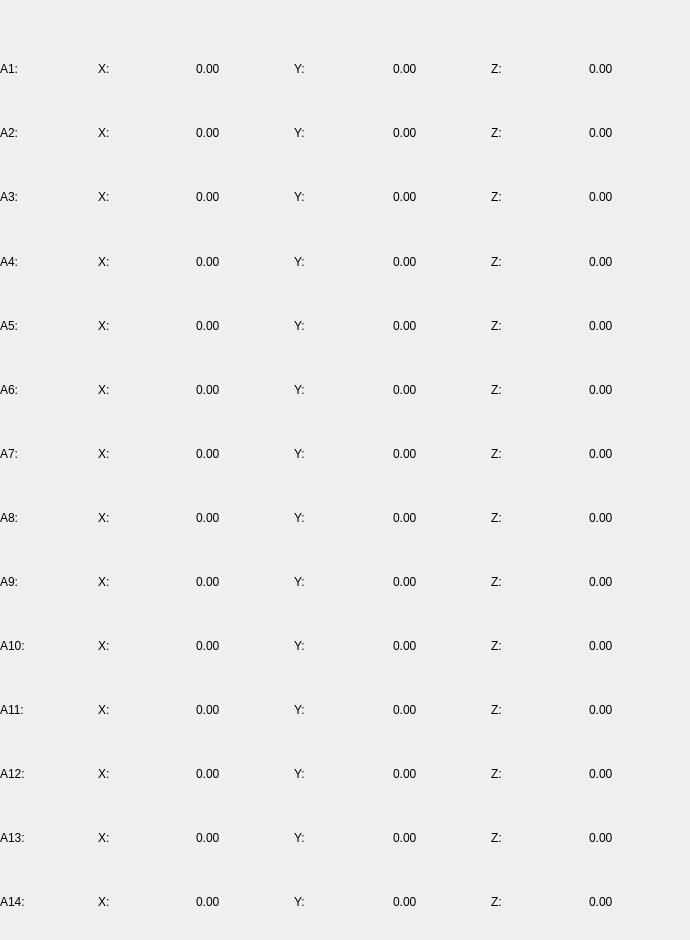
          <widget class="QWidget" name="page_3">
           <widget class="QWidget" name="layoutWidget">
            <property name="geometry">
             <rect>
              <x>0</x>
              <y>40</y>
              <width>681</width>
              <height>891</height>
             </rect>
            </property>
            <layout class="QVBoxLayout" name="verticalLayout_53">
             <item>
              <layout class="QVBoxLayout" name="verticalLayout_51">
               <item>
                <layout class="QHBoxLayout" name="horizontalLayout_109">
                 <item>
                  <widget class="QLabel" name="label_241">
                   <property name="text">
                    <string>A1:</string>
                   </property>
                  </widget>
                 </item>
                 <item>
                  <widget class="QLabel" name="label_250">
                   <property name="text">
                    <string>X:</string>
                   </property>
                  </widget>
                 </item>
                 <item>
                  <widget class="QLabel" name="A101_pos_X_5">
                   <property name="text">
                    <string>0.00</string>
                   </property>
                  </widget>
                 </item>
                 <item>
                  <widget class="QLabel" name="label_251">
                   <property name="text">
                    <string>Y:</string>
                   </property>
                  </widget>
                 </item>
                 <item>
                  <widget class="QLabel" name="A101_pos_Y_5">
                   <property name="text">
                    <string>0.00</string>
                   </property>
                  </widget>
                 </item>
                 <item>
                  <widget class="QLabel" name="label_252">
                   <property name="text">
                    <string>Z:</string>
                   </property>
                  </widget>
                 </item>
                 <item>
                  <widget class="QLabel" name="A101_pos_Z_5">
                   <property name="text">
                    <string>0.00</string>
                   </property>
                  </widget>
                 </item>
                </layout>
               </item>
               <item>
                <layout class="QHBoxLayout" name="horizontalLayout_110">
                 <item>
                  <widget class="QLabel" name="label_253">
                   <property name="text">
                    <string>A2:</string>
                   </property>
                  </widget>
                 </item>
                 <item>
                  <widget class="QLabel" name="label_254">
                   <property name="text">
                    <string>X:</string>
                   </property>
                  </widget>
                 </item>
                 <item>
                  <widget class="QLabel" name="A101_pos_X_6">
                   <property name="text">
                    <string>0.00</string>
                   </property>
                  </widget>
                 </item>
                 <item>
                  <widget class="QLabel" name="label_255">
                   <property name="text">
                    <string>Y:</string>
                   </property>
                  </widget>
                 </item>
                 <item>
                  <widget class="QLabel" name="A101_pos_Y_6">
                   <property name="text">
                    <string>0.00</string>
                   </property>
                  </widget>
                 </item>
                 <item>
                  <widget class="QLabel" name="label_256">
                   <property name="text">
                    <string>Z:</string>
                   </property>
                  </widget>
                 </item>
                 <item>
                  <widget class="QLabel" name="A101_pos_Z_6">
                   <property name="text">
                    <string>0.00</string>
                   </property>
                  </widget>
                 </item>
                </layout>
               </item>
               <item>
                <layout class="QHBoxLayout" name="horizontalLayout_111">
                 <item>
                  <widget class="QLabel" name="label_257">
                   <property name="text">
                    <string>A3:</string>
                   </property>
                  </widget>
                 </item>
                 <item>
                  <widget class="QLabel" name="label_258">
                   <property name="text">
                    <string>X:</string>
                   </property>
                  </widget>
                 </item>
                 <item>
                  <widget class="QLabel" name="A101_pos_X_9">
                   <property name="text">
                    <string>0.00</string>
                   </property>
                  </widget>
                 </item>
                 <item>
                  <widget class="QLabel" name="label_259">
                   <property name="text">
                    <string>Y:</string>
                   </property>
                  </widget>
                 </item>
                 <item>
                  <widget class="QLabel" name="A101_pos_Y_9">
                   <property name="text">
                    <string>0.00</string>
                   </property>
                  </widget>
                 </item>
                 <item>
                  <widget class="QLabel" name="label_260">
                   <property name="text">
                    <string>Z:</string>
                   </property>
                  </widget>
                 </item>
                 <item>
                  <widget class="QLabel" name="A101_pos_Z_9">
                   <property name="text">
                    <string>0.00</string>
                   </property>
                  </widget>
                 </item>
                </layout>
               </item>
               <item>
                <layout class="QHBoxLayout" name="horizontalLayout_107">
                 <item>
                  <widget class="QLabel" name="label_237">
                   <property name="text">
                    <string>A4:</string>
                   </property>
                  </widget>
                 </item>
                 <item>
                  <widget class="QLabel" name="label_238">
                   <property name="text">
                    <string>X:</string>
                   </property>
                  </widget>
                 </item>
                 <item>
                  <widget class="QLabel" name="A101_pos_X_4">
                   <property name="text">
                    <string>0.00</string>
                   </property>
                  </widget>
                 </item>
                 <item>
                  <widget class="QLabel" name="label_239">
                   <property name="text">
                    <string>Y:</string>
                   </property>
                  </widget>
                 </item>
                 <item>
                  <widget class="QLabel" name="A101_pos_Y_4">
                   <property name="text">
                    <string>0.00</string>
                   </property>
                  </widget>
                 </item>
                 <item>
                  <widget class="QLabel" name="label_240">
                   <property name="text">
                    <string>Z:</string>
                   </property>
                  </widget>
                 </item>
                 <item>
                  <widget class="QLabel" name="A101_pos_Z_4">
                   <property name="text">
                    <string>0.00</string>
                   </property>
                  </widget>
                 </item>
                </layout>
               </item>
               <item>
                <layout class="QHBoxLayout" name="horizontalLayout_97">
                 <item>
                  <widget class="QLabel" name="label_226">
                   <property name="text">
                    <string>A5:</string>
                   </property>
                  </widget>
                 </item>
                 <item>
                  <widget class="QLabel" name="label_227">
                   <property name="text">
                    <string>X:</string>
                   </property>
                  </widget>
                 </item>
                 <item>
                  <widget class="QLabel" name="A101_pos_X_3">
                   <property name="text">
                    <string>0.00</string>
                   </property>
                  </widget>
                 </item>
                 <item>
                  <widget class="QLabel" name="label_228">
                   <property name="text">
                    <string>Y:</string>
                   </property>
                  </widget>
                 </item>
                 <item>
                  <widget class="QLabel" name="A101_pos_Y_3">
                   <property name="text">
                    <string>0.00</string>
                   </property>
                  </widget>
                 </item>
                 <item>
                  <widget class="QLabel" name="label_229">
                   <property name="text">
                    <string>Z:</string>
                   </property>
                  </widget>
                 </item>
                 <item>
                  <widget class="QLabel" name="A101_pos_Z_3">
                   <property name="text">
                    <string>0.00</string>
                   </property>
                  </widget>
                 </item>
                </layout>
               </item>
               <item>
                <layout class="QHBoxLayout" name="horizontalLayout_101">
                 <item>
                  <widget class="QLabel" name="label_242">
                   <property name="text">
                    <string>A6:</string>
                   </property>
                  </widget>
                 </item>
                 <item>
                  <widget class="QLabel" name="label_243">
                   <property name="text">
                    <string>X:</string>
                   </property>
                  </widget>
                 </item>
                 <item>
                  <widget class="QLabel" name="A101_pos_X_7">
                   <property name="text">
                    <string>0.00</string>
                   </property>
                  </widget>
                 </item>
                 <item>
                  <widget class="QLabel" name="label_244">
                   <property name="text">
                    <string>Y:</string>
                   </property>
                  </widget>
                 </item>
                 <item>
                  <widget class="QLabel" name="A101_pos_Y_7">
                   <property name="text">
                    <string>0.00</string>
                   </property>
                  </widget>
                 </item>
                 <item>
                  <widget class="QLabel" name="label_245">
                   <property name="text">
                    <string>Z:</string>
                   </property>
                  </widget>
                 </item>
                 <item>
                  <widget class="QLabel" name="A101_pos_Z_7">
                   <property name="text">
                    <string>0.00</string>
                   </property>
                  </widget>
                 </item>
                </layout>
               </item>
               <item>
                <layout class="QHBoxLayout" name="horizontalLayout_108">
                 <item>
                  <widget class="QLabel" name="label_246">
                   <property name="text">
                    <string>A7:</string>
                   </property>
                  </widget>
                 </item>
                 <item>
                  <widget class="QLabel" name="label_247">
                   <property name="text">
                    <string>X:</string>
                   </property>
                  </widget>
                 </item>
                 <item>
                  <widget class="QLabel" name="A101_pos_X_8">
                   <property name="text">
                    <string>0.00</string>
                   </property>
                  </widget>
                 </item>
                 <item>
                  <widget class="QLabel" name="label_248">
                   <property name="text">
                    <string>Y:</string>
                   </property>
                  </widget>
                 </item>
                 <item>
                  <widget class="QLabel" name="A101_pos_Y_8">
                   <property name="text">
                    <string>0.00</string>
                   </property>
                  </widget>
                 </item>
                 <item>
                  <widget class="QLabel" name="label_249">
                   <property name="text">
                    <string>Z:</string>
                   </property>
                  </widget>
                 </item>
                 <item>
                  <widget class="QLabel" name="A101_pos_Z_8">
                   <property name="text">
                    <string>0.00</string>
                   </property>
                  </widget>
                 </item>
                </layout>
               </item>
              </layout>
             </item>
             <item>
              <layout class="QVBoxLayout" name="verticalLayout_52">
               <item>
                <layout class="QHBoxLayout" name="horizontalLayout_112">
                 <item>
                  <widget class="QLabel" name="label_261">
                   <property name="text">
                    <string>A8:</string>
                   </property>
                  </widget>
                 </item>
                 <item>
                  <widget class="QLabel" name="label_262">
                   <property name="text">
                    <string>X:</string>
                   </property>
                  </widget>
                 </item>
                 <item>
                  <widget class="QLabel" name="A101_pos_X_10">
                   <property name="text">
                    <string>0.00</string>
                   </property>
                  </widget>
                 </item>
                 <item>
                  <widget class="QLabel" name="label_263">
                   <property name="text">
                    <string>Y:</string>
                   </property>
                  </widget>
                 </item>
                 <item>
                  <widget class="QLabel" name="A101_pos_Y_10">
                   <property name="text">
                    <string>0.00</string>
                   </property>
                  </widget>
                 </item>
                 <item>
                  <widget class="QLabel" name="label_264">
                   <property name="text">
                    <string>Z:</string>
                   </property>
                  </widget>
                 </item>
                 <item>
                  <widget class="QLabel" name="A101_pos_Z_10">
                   <property name="text">
                    <string>0.00</string>
                   </property>
                  </widget>
                 </item>
                </layout>
               </item>
               <item>
                <layout class="QHBoxLayout" name="horizontalLayout_113">
                 <item>
                  <widget class="QLabel" name="label_265">
                   <property name="text">
                    <string>A9:</string>
                   </property>
                  </widget>
                 </item>
                 <item>
                  <widget class="QLabel" name="label_266">
                   <property name="text">
                    <string>X:</string>
                   </property>
                  </widget>
                 </item>
                 <item>
                  <widget class="QLabel" name="A101_pos_X_11">
                   <property name="text">
                    <string>0.00</string>
                   </property>
                  </widget>
                 </item>
                 <item>
                  <widget class="QLabel" name="label_267">
                   <property name="text">
                    <string>Y:</string>
                   </property>
                  </widget>
                 </item>
                 <item>
                  <widget class="QLabel" name="A101_pos_Y_11">
                   <property name="text">
                    <string>0.00</string>
                   </property>
                  </widget>
                 </item>
                 <item>
                  <widget class="QLabel" name="label_268">
                   <property name="text">
                    <string>Z:</string>
                   </property>
                  </widget>
                 </item>
                 <item>
                  <widget class="QLabel" name="A101_pos_Z_11">
                   <property name="text">
                    <string>0.00</string>
                   </property>
                  </widget>
                 </item>
                </layout>
               </item>
               <item>
                <layout class="QHBoxLayout" name="horizontalLayout_114">
                 <item>
                  <widget class="QLabel" name="label_269">
                   <property name="text">
                    <string>A10:</string>
                   </property>
                  </widget>
                 </item>
                 <item>
                  <widget class="QLabel" name="label_270">
                   <property name="text">
                    <string>X:</string>
                   </property>
                  </widget>
                 </item>
                 <item>
                  <widget class="QLabel" name="A101_pos_X_12">
                   <property name="text">
                    <string>0.00</string>
                   </property>
                  </widget>
                 </item>
                 <item>
                  <widget class="QLabel" name="label_271">
                   <property name="text">
                    <string>Y:</string>
                   </property>
                  </widget>
                 </item>
                 <item>
                  <widget class="QLabel" name="A101_pos_Y_12">
                   <property name="text">
                    <string>0.00</string>
                   </property>
                  </widget>
                 </item>
                 <item>
                  <widget class="QLabel" name="label_272">
                   <property name="text">
                    <string>Z:</string>
                   </property>
                  </widget>
                 </item>
                 <item>
                  <widget class="QLabel" name="A101_pos_Z_12">
                   <property name="text">
                    <string>0.00</string>
                   </property>
                  </widget>
                 </item>
                </layout>
               </item>
               <item>
                <layout class="QHBoxLayout" name="horizontalLayout_115">
                 <item>
                  <widget class="QLabel" name="label_273">
                   <property name="text">
                    <string>A11:</string>
                   </property>
                  </widget>
                 </item>
                 <item>
                  <widget class="QLabel" name="label_274">
                   <property name="text">
                    <string>X:</string>
                   </property>
                  </widget>
                 </item>
                 <item>
                  <widget class="QLabel" name="A101_pos_X_13">
                   <property name="text">
                    <string>0.00</string>
                   </property>
                  </widget>
                 </item>
                 <item>
                  <widget class="QLabel" name="label_275">
                   <property name="text">
                    <string>Y:</string>
                   </property>
                  </widget>
                 </item>
                 <item>
                  <widget class="QLabel" name="A101_pos_Y_13">
                   <property name="text">
                    <string>0.00</string>
                   </property>
                  </widget>
                 </item>
                 <item>
                  <widget class="QLabel" name="label_276">
                   <property name="text">
                    <string>Z:</string>
                   </property>
                  </widget>
                 </item>
                 <item>
                  <widget class="QLabel" name="A101_pos_Z_13">
                   <property name="text">
                    <string>0.00</string>
                   </property>
                  </widget>
                 </item>
                </layout>
               </item>
               <item>
                <layout class="QHBoxLayout" name="horizontalLayout_116">
                 <item>
                  <widget class="QLabel" name="label_277">
                   <property name="text">
                    <string>A12:</string>
                   </property>
                  </widget>
                 </item>
                 <item>
                  <widget class="QLabel" name="label_278">
                   <property name="text">
                    <string>X:</string>
                   </property>
                  </widget>
                 </item>
                 <item>
                  <widget class="QLabel" name="A101_pos_X_14">
                   <property name="text">
                    <string>0.00</string>
                   </property>
                  </widget>
                 </item>
                 <item>
                  <widget class="QLabel" name="label_279">
                   <property name="text">
                    <string>Y:</string>
                   </property>
                  </widget>
                 </item>
                 <item>
                  <widget class="QLabel" name="A101_pos_Y_14">
                   <property name="text">
                    <string>0.00</string>
                   </property>
                  </widget>
                 </item>
                 <item>
                  <widget class="QLabel" name="label_280">
                   <property name="text">
                    <string>Z:</string>
                   </property>
                  </widget>
                 </item>
                 <item>
                  <widget class="QLabel" name="A101_pos_Z_14">
                   <property name="text">
                    <string>0.00</string>
                   </property>
                  </widget>
                 </item>
                </layout>
               </item>
               <item>
                <layout class="QHBoxLayout" name="horizontalLayout_117">
                 <item>
                  <widget class="QLabel" name="label_281">
                   <property name="text">
                    <string>A13:</string>
                   </property>
                  </widget>
                 </item>
                 <item>
                  <widget class="QLabel" name="label_282">
                   <property name="text">
                    <string>X:</string>
                   </property>
                  </widget>
                 </item>
                 <item>
                  <widget class="QLabel" name="A101_pos_X_15">
                   <property name="text">
                    <string>0.00</string>
                   </property>
                  </widget>
                 </item>
                 <item>
                  <widget class="QLabel" name="label_283">
                   <property name="text">
                    <string>Y:</string>
                   </property>
                  </widget>
                 </item>
                 <item>
                  <widget class="QLabel" name="A101_pos_Y_15">
                   <property name="text">
                    <string>0.00</string>
                   </property>
                  </widget>
                 </item>
                 <item>
                  <widget class="QLabel" name="label_284">
                   <property name="text">
                    <string>Z:</string>
                   </property>
                  </widget>
                 </item>
                 <item>
                  <widget class="QLabel" name="A101_pos_Z_15">
                   <property name="text">
                    <string>0.00</string>
                   </property>
                  </widget>
                 </item>
                </layout>
               </item>
               <item>
                <layout class="QHBoxLayout" name="horizontalLayout_118">
                 <item>
                  <widget class="QLabel" name="label_285">
                   <property name="text">
                    <string>A14:</string>
                   </property>
                  </widget>
                 </item>
                 <item>
                  <widget class="QLabel" name="label_286">
                   <property name="text">
                    <string>X:</string>
                   </property>
                  </widget>
                 </item>
                 <item>
                  <widget class="QLabel" name="A101_pos_X_16">
                   <property name="text">
                    <string>0.00</string>
                   </property>
                  </widget>
                 </item>
                 <item>
                  <widget class="QLabel" name="label_287">
                   <property name="text">
                    <string>Y:</string>
                   </property>
                  </widget>
                 </item>
                 <item>
                  <widget class="QLabel" name="A101_pos_Y_16">
                   <property name="text">
                    <string>0.00</string>
                   </property>
                  </widget>
                 </item>
                 <item>
                  <widget class="QLabel" name="label_288">
                   <property name="text">
                    <string>Z:</string>
                   </property>
                  </widget>
                 </item>
                 <item>
                  <widget class="QLabel" name="A101_pos_Z_16">
                   <property name="text">
                    <string>0.00</string>
                   </property>
                  </widget>
                 </item>
                </layout>
               </item>
              </layout>
             </item>
            </layout>
           </widget>
          </widget>
